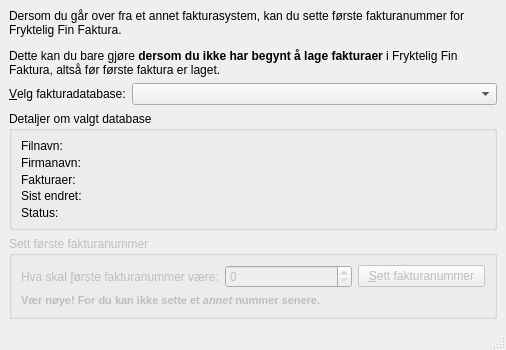
<ui version="4.0" >
 <class>MainWindow</class>
 <widget class="QMainWindow" name="MainWindow" >
  <property name="geometry" >
   <rect>
    <x>0</x>
    <y>0</y>
    <width>506</width>
    <height>350</height>
   </rect>
  </property>
  <property name="windowTitle" >
   <string>Finfaktura: sett første fakturanummer</string>
  </property>
  <widget class="QWidget" name="centralwidget" >
   <layout class="QGridLayout" name="gridLayout_2" >
    <item row="1" column="0" >
     <widget class="QLabel" name="label" >
      <property name="text" >
       <string>&amp;Velg fakturadatabase:</string>
      </property>
      <property name="buddy" >
       <cstring>databasenavn</cstring>
      </property>
     </widget>
    </item>
    <item row="1" column="1" >
     <widget class="QComboBox" name="databasenavn" >
      <property name="sizePolicy" >
       <sizepolicy vsizetype="Fixed" hsizetype="Expanding" >
        <horstretch>0</horstretch>
        <verstretch>0</verstretch>
       </sizepolicy>
      </property>
     </widget>
    </item>
    <item row="2" column="0" colspan="2" >
     <widget class="QGroupBox" name="groupBox_2" >
      <property name="title" >
       <string>Detaljer om valgt database</string>
      </property>
      <layout class="QFormLayout" name="formLayout" >
       <item row="0" column="0" >
        <widget class="QLabel" name="label_2" >
         <property name="text" >
          <string>Filnavn:</string>
         </property>
        </widget>
       </item>
       <item row="0" column="1" >
        <widget class="QLabel" name="detaljerFilnavn" >
         <property name="text" >
          <string/>
         </property>
        </widget>
       </item>
       <item row="1" column="0" >
        <widget class="QLabel" name="label_5" >
         <property name="text" >
          <string>Firmanavn:</string>
         </property>
        </widget>
       </item>
       <item row="1" column="1" >
        <widget class="QLabel" name="detaljerFirmanavn" >
         <property name="text" >
          <string/>
         </property>
        </widget>
       </item>
       <item row="3" column="0" >
        <widget class="QLabel" name="label_6" >
         <property name="text" >
          <string>Sist endret:</string>
         </property>
        </widget>
       </item>
       <item row="3" column="1" >
        <widget class="QLabel" name="detaljerEndretDato" >
         <property name="text" >
          <string/>
         </property>
        </widget>
       </item>
       <item row="4" column="0" >
        <widget class="QLabel" name="label_7" >
         <property name="text" >
          <string>Status:</string>
         </property>
        </widget>
       </item>
       <item row="4" column="1" >
        <widget class="QLabel" name="detaljerStatus" >
         <property name="text" >
          <string/>
         </property>
        </widget>
       </item>
       <item row="2" column="0" >
        <widget class="QLabel" name="label_9" >
         <property name="text" >
          <string>Fakturaer:</string>
         </property>
        </widget>
       </item>
       <item row="2" column="1" >
        <widget class="QLabel" name="detaljerFakturaer" >
         <property name="text" >
          <string/>
         </property>
        </widget>
       </item>
      </layout>
     </widget>
    </item>
    <item row="3" column="0" colspan="2" >
     <widget class="QGroupBox" name="handlingsBoks" >
      <property name="enabled" >
       <bool>false</bool>
      </property>
      <property name="title" >
       <string>Sett første fakturanummer</string>
      </property>
      <layout class="QGridLayout" name="gridLayout" >
       <item row="0" column="0" >
        <widget class="QLabel" name="label_4" >
         <property name="text" >
          <string>Hva skal &amp;første fakturanummer være:</string>
         </property>
         <property name="buddy" >
          <cstring>fakturanummer</cstring>
         </property>
        </widget>
       </item>
       <item row="0" column="1" >
        <widget class="QSpinBox" name="fakturanummer" >
         <property name="minimum" >
          <number>0</number>
         </property>
         <property name="maximum" >
          <number>999999999</number>
         </property>
         <property name="value" >
          <number>0</number>
         </property>
        </widget>
       </item>
       <item row="1" column="0" colspan="2" >
        <widget class="QLabel" name="label_3" >
         <property name="text" >
          <string>&lt;!DOCTYPE HTML PUBLIC "-//W3C//DTD HTML 4.0//EN" "http://www.w3.org/TR/REC-html40/strict.dtd">
&lt;html>&lt;head>&lt;meta name="qrichtext" content="1" />&lt;style type="text/css">
p, li { white-space: pre-wrap; }
&lt;/style>&lt;/head>&lt;body style=" font-family:'MS Shell Dlg 2'; font-size:8.25pt; font-weight:400; font-style:normal;">
&lt;p style=" margin-top:0px; margin-bottom:0px; margin-left:0px; margin-right:0px; -qt-block-indent:0; text-indent:0px;">&lt;span style=" font-weight:600;">Vær nøye! For du kan ikke sette et &lt;/span>&lt;span style=" font-weight:600; font-style:italic;">annet&lt;/span>&lt;span style=" font-weight:600;"> nummer senere.&lt;/span>&lt;/p>&lt;/body>&lt;/html></string>
         </property>
        </widget>
       </item>
       <item row="0" column="2" >
        <widget class="QPushButton" name="settFakturanummer" >
         <property name="text" >
          <string>&amp;Sett fakturanummer</string>
         </property>
        </widget>
       </item>
      </layout>
     </widget>
    </item>
    <item row="0" column="0" colspan="2" >
     <widget class="QLabel" name="label_8" >
      <property name="text" >
       <string>&lt;p>Dersom du går over fra et annet fakturasystem, kan du sette første fakturanummer for Fryktelig Fin Faktura.&lt;/p>

&lt;p>Dette kan du bare gjøre &lt;b>dersom du ikke har begynt å lage fakturaer&lt;/b> i Fryktelig Fin Faktura, altså før første faktura er laget.&lt;/p></string>
      </property>
      <property name="textFormat" >
       <enum>Qt::RichText</enum>
      </property>
      <property name="wordWrap" >
       <bool>true</bool>
      </property>
     </widget>
    </item>
   </layout>
  </widget>
  <widget class="QMenuBar" name="menubar" >
   <property name="geometry" >
    <rect>
     <x>0</x>
     <y>0</y>
     <width>506</width>
     <height>22</height>
    </rect>
   </property>
  </widget>
  <widget class="QStatusBar" name="statusbar" />
 </widget>
 <resources/>
 <connections/>
</ui>
